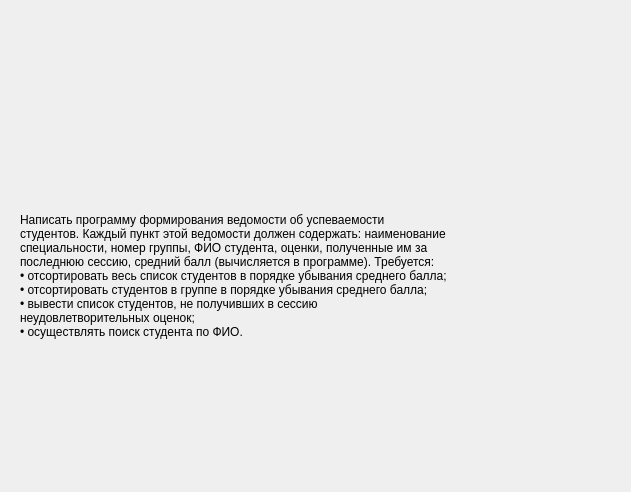
<?xml version="1.0" encoding="UTF-8"?>
<ui version="4.0">
 <class>TaskInfo</class>
 <widget class="QDialog" name="TaskInfo">
  <property name="geometry">
   <rect>
    <x>0</x>
    <y>0</y>
    <width>631</width>
    <height>492</height>
   </rect>
  </property>
  <property name="windowTitle">
   <string>Dialog</string>
  </property>
  <widget class="QLabel" name="label">
   <property name="geometry">
    <rect>
     <x>20</x>
     <y>30</y>
     <width>651</width>
     <height>491</height>
    </rect>
   </property>
   <property name="text">
    <string>Написать программу формирования ведомости об успеваемости 
студентов. Каждый пункт этой ведомости должен содержать: наименование 
специальности, номер группы, ФИО студента, оценки, полученные им за 
последнюю сессию, средний балл (вычисляется в программе). Требуется: 
• отсортировать весь список студентов в порядке убывания среднего балла; 
• отсортировать студентов в группе в порядке убывания среднего балла; 
• вывести список студентов, не получивших в сессию 
неудовлетворительных оценок; 
• осуществлять поиск студента по ФИО.</string>
   </property>
  </widget>
 </widget>
 <resources/>
 <connections/>
</ui>
